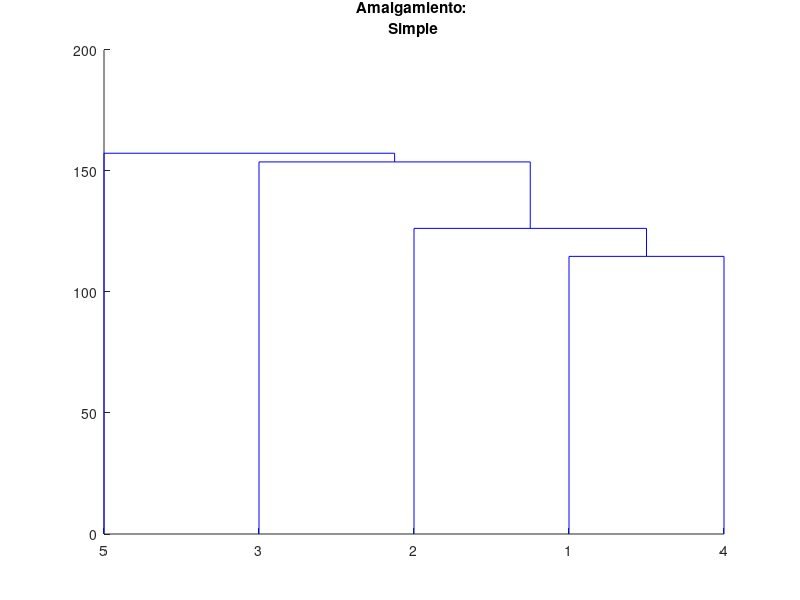

Here is the MATLAB script that generated this plot:
pkg load statistics;

% Datos de entrada
datos = [
   125   148   100    36   189
    13    45   203   120   164
   152    26    27   118    98
    64    56   103    65   178
   110   112   115    78    19
];

% Dialogo de seleccion de amalgamiento
metodos_amalg = {"single", "complete", "average", "ward"};
nombres_amalg = {"Simple", "Completo", "Promedio", "Ward"};
sel_amalg = listdlg(
	"ListString", nombres_amalg,
	"SelectionMode", "Single",
	"PromptString", "Metodo de amalgamiento"
);
amalgamiento = metodos_amalg(sel_amalg);

% Mostrar 
vector_distancias = pdist(datos);
dendrogram(linkage(vector_distancias, amalgamiento));
title (["Amalgamiento: " (nombres_amalg(sel_amalg))]);

